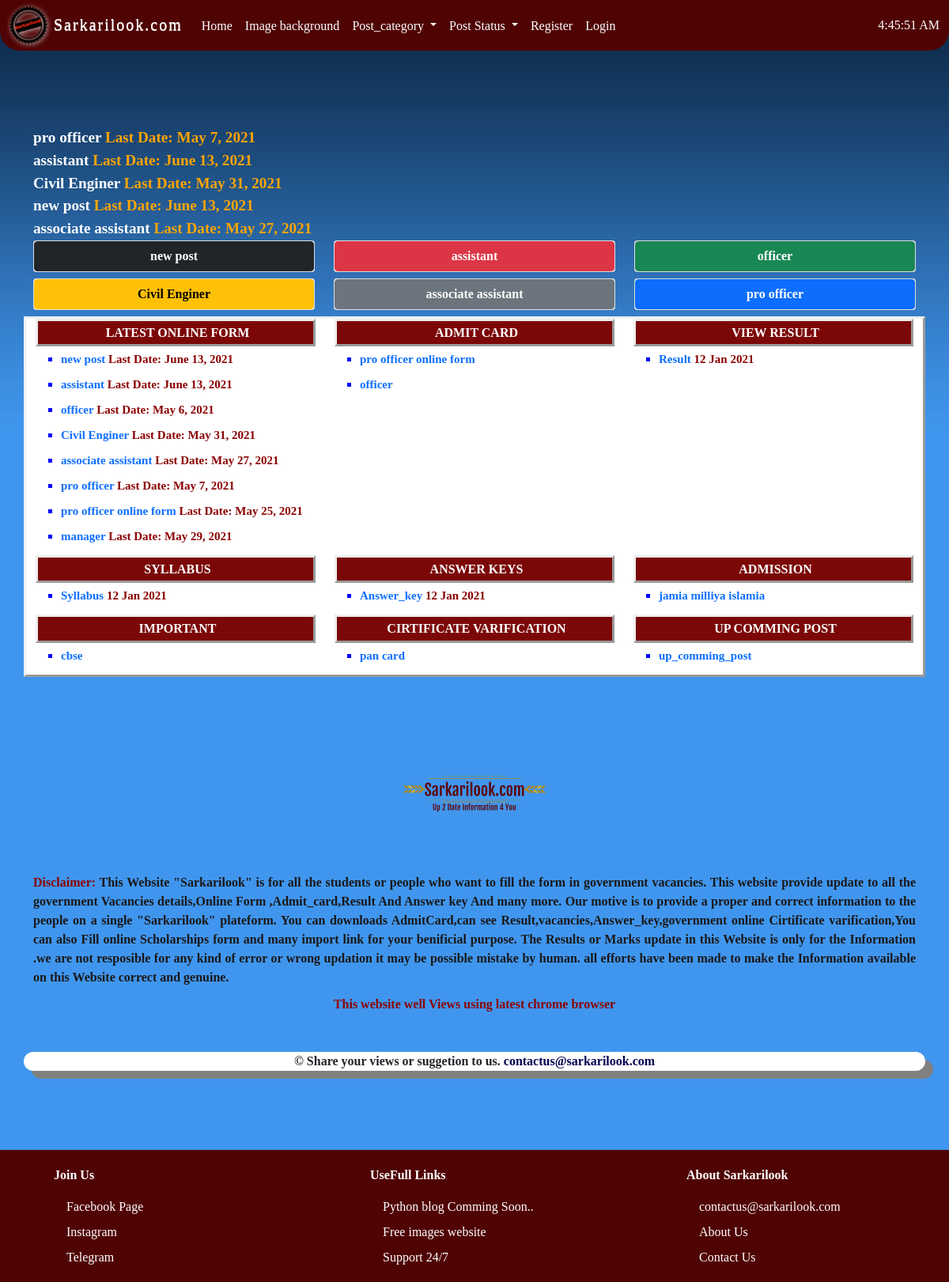
The page / on the database its author committed.
### post_app/models.py (models this page shows, shortened)
class Post_info(models.Model):
    category = models.ForeignKey(Post_category, on_delete=models.CASCADE)
    post_stage = models.ForeignKey(Post_stage, on_delete=models.CASCADE)
    post_provider_name = models.CharField(null=True,blank=True, max_length=100)
    post_title = models.CharField(max_length=200)
    total_post = models.IntegerField(default='0',blank=False,null=True)
    advt_number = models.TextField(null=True,blank=True)
    fee_desc = models.TextField(null=True,blank=True)
    post_dates = models.TextField(null=True,blank=True)
    post_last_date = models.DateField()
    age_desc = models.TextField(null=True,blank=True)
    post_detail_desc = models.TextField(null=True,blank=True)
    post_important_link = models.TextField(null=True,blank=True)

class Post_stage(models.Model):
    name = models.CharField(max_length=500,blank=False, null=True)
    def __str__(self):
        return self.name

class Admission(models.Model):
    institute_name = models.CharField(null=True, blank=True, max_length=100)
    admission_title = models.CharField(max_length=200)
    unique_advt_number_primary_key = models.TextField(unique=True)
    fee_desc = models.TextField(null=True, blank=True)
    important_dates = models.TextField(null=True, blank=True)
    admission_detail_desc = models.TextField(null=True, blank=True)
    post_important_link = models.TextField(null=True, blank=True)

class Important(models.Model):
    provider_name = models.CharField(max_length=200)
    name_of_scheme = models.CharField(null=True, blank=True, max_length=200)
    fee_detail = models.TextField(null=True, blank=True)
    primary_key_name = models.TextField(unique=True)
    requirement_desc = models.TextField(null=True, blank=True)
    scheme_detail_desc = models.TextField(null=True, blank=True)
    scheme_important_link = models.TextField(null=True, blank=True)

class Certificate(models.Model):
    document_provider = models.CharField(max_length=200)
    document_name = models.CharField(null=True, blank=True, max_length=100)
    document_fee = models.TextField(null=True, blank=True)
    unique_advt_number_primary_key = models.TextField(unique=True)
    requirements = models.TextField(null=True, blank=True)
    document_detail_desc = models.TextField(null=True, blank=True)
    document_important_link = models.TextField(null=True, blank=True)

### post_app/views.py (the view)
# urls.py: path('', views.index_view, name='index'),
def index_view(request):
    post_category = Post_category.objects.all()
    all_post = Post_info.objects.order_by('-id')
    list_post = list(all_post)
    random_post = random.sample(list_post, 5)
    first = list_post[0]
    second = list_post[1]
    third = list_post[2]
    fourth = list_post[3]
    fifth = list_post[4]
    sixth = list_post[5]
    all_stage = Post_stage.objects.all().order_by('id')[:4]  # no nay state excluded
    get_admit_card = Post_stage.objects.get(name='Admit_card')
    admit_card_filtered = Post_info.objects.filter(post_stage=get_admit_card)
    get_result = Post_stage.objects.get(name='Result')
    result_filtered = Post_info.objects.filter(post_stage=get_result)
    get_syllabus = Post_stage.objects.get(name='Syllabus')
    syllabus_filtered = Post_info.objects.filter(post_stage=get_syllabus)
    get_up_comming_post = Post_stage.objects.get(name='up_comming_post')
    up_comming_filtered = Post_info.objects.filter(post_stage=get_up_comming_post)
    get_answer_key_post = Post_stage.objects.get(name='Answer_key')
    answer_key_filtered = Post_info.objects.filter(post_stage=get_answer_key_post)
    institute = Admission.objects.all()
    documents = Certificate.objects.all()
    important = Important.objects.all()
    data = {
        'category': post_category,
        'posts': all_post,
        'stages': all_stage,
        'admit_cards': admit_card_filtered,
        'results': result_filtered,
        'syllabus': syllabus_filtered,
        'up_comming': up_comming_filtered,
        'answer_key': answer_key_filtered,
        'institute': institute,
        'certificates': documents,
        'importants': important,
        'random_posts': random_post,
        'first':first,
        'second': second,
        'third': third,
        'fourth': fourth,
        'fifth': fifth,
        'sixth': sixth,
    }
    return render(request, 'index.html', data)

### templates/index.html
{% extends 'navbar.html' %}
  {% load static %}
{% block data_container  %}
<div class="container all_page_top_margin marquee">
 {% for random_post in random_posts  %}
    <marquee behavior="alternate" scrollamount="5" onmouseover="this.stop();"onmouseout="this.start();"><a href="{% url 'post_info' random_post.id %}"target="_blank" ><strong>{{random_post.post_title |default:"Post not Available"}}<span style="color:orange"> Last Date: {{random_post.post_last_date}}</span> </strong></a></marquee>
{% endfor %}
</div>
<div class="container  d-md-block d-lg-block">
                  <div class="row">
                                <div class=" col-6 col-sm-4 col-md-4 col-lg-4">
                                  <div class="card mb-2 ">
                                      <a href="{% url 'post_info' first.id %}" class="btn btn-dark "><strong>{{ first.post_title|default:"Post not Available"}}</strong></a>
                                  </div>
                                </div>
                                  <div class="col-6 col-sm-4 col-md-4 col-lg-4">
                                    <div class="card mb-2">
                                        <a href="{% url 'post_info' second.id %}" class="btn btn-danger"><strong>{{ second.post_title |default:"Post not Available"}}</strong></a>
                                    </div>
                                  </div>
                                  <div class="col-6 col-sm-4 col-md-4 col-lg-4 ">
                                    <div class="card mb-2">
                                        <a href="{% url 'post_info' third.id %}" class="btn btn-success"><strong>{{ third.post_title |default:"Post not Available"}}</strong></a>
                                    </div>
                                  </div>
                        <div class="col-6 col-sm-4 col-md-4 col-lg-4">
                          <div class="card mb-2">
                              <a href="{% url 'post_info' fourth.id %}" class="btn btn-warning"><strong> {{ fourth.post_title |default:"Post not Available"}}</strong></a>
                          </div>
                        </div>
                        <div class="col-6 col-sm-4 col-md-4 col-lg-4">
                          <div class="card mb-2">
                              <a href="{% url 'post_info' fifth.id %}" class="btn btn-secondary"><strong>{{ fifth.post_title |default:"Post not Available"}} </strong></a>
                          </div>
                        </div>
                <div class="col-6 col-sm-4 col-md-4 col-lg-4">
                  <div class="card mb-2">
                      <a href="{% url 'post_info' sixth.id %}" class="btn btn-primary"><strong> {{ sixth.post_title |default:"Post not Available"}}</strong></a>
                  </div>
                </div>
          </div>
</div>
<div class="container post_container">
        <div class="row">
                            <div class="col-6 col-sm-6 col-md-4 col-lg-4">
                                        <h4 class="heading">Latest Online Form</h4>
                                  {% for post in posts%}
                                        <ul>
                                            <li> <a href="{% url 'post_info' post.id %}"><strong>{{post.post_title |default:"Post not Available"}} <span style="color:darkred"> Last Date: {{post.post_last_date}}</strong></span></a></li>
                                        </ul>
                                  {% endfor %}
                            </div>
                            <div class="col-6 col-sm-6 col-md-4 col-lg-4">
                                    <h4 class="heading"> Admit Card</h4>
                                    {% for admit_card in admit_cards %}
                                        <ul>
                                            <li> <a href="{% url 'post_info' admit_card.id %}"><strong>{{admit_card.post_title |default:"admit_card not Available"}} <span style="color:darkred"> </strong></span></a></li>
                                            </ul>
                                    {% endfor %}
                            </div>
                            <div class="col-6 col-sm-6 col-md-4 col-lg-4">
                                        <h4 class="heading">View Result</h4>
                                        {% for result in results %}
                                        <ul>
                                            <li> <a href="{% url 'post_info' result.id %}"><strong>{{result.post_stage |default:"Result not Available"}} <span style="color:darkred">12 Jan 2021</strong></span></a></li>
                                        </ul>
                                      {% endfor %}
                            </div>
                        <div class="col-6 col-sm-6 col-md-4 col-lg-4">
                                    <h4 class="heading">Syllabus</h4>
                                    {% for syllabus in syllabus %}
                                      <ul>
                                          <li> <a href="{% url 'post_info' syllabus.id %}"><strong>{{syllabus.post_stage |default:"Syllabue not Available"}} <span style="color:darkred">12 Jan 2021</strong></span></a></li>
                                      </ul>
                                    {% endfor %}
                          </div>
                        <div class="col-6 col-sm-6 col-md-4 col-lg-4">
                                  <h4 class="heading">Answer Keys</h4>
                                  {% for answer_key in answer_key %}
                                  <ul>
                                      <li> <a href="{% url 'post_info' answer_key.id %}"><strong>{{answer_key.post_stage |default:"Answer not Available"}} <span style="color:darkred">12 Jan 2021</strong></span></a></li>
                                      </ul>
                              {% endfor %}
                        </div>
                        <div class="col-6 col-sm-6 col-md-4 col-lg-4">
                                    <h4 class="heading">Admission</h4>
                                  {% for institute in institute %}
                                    <ul>
                                        <li> <a href="{% url 'admission' institute.unique_advt_number_primary_key %}"><strong>{{institute.institute_name |default:"Admission Post Available"}} </strong></a></li>
                                        </ul>
                                {% endfor %}
                        </div>
                          <div class="col-6 col-sm-6 col-md-4 col-lg-4">
                                          <h4 class="heading">Important</h4>
                                          {% for important in importants %}
                                          <ul>
                                              <li> <a href="{% url 'important' important.primary_key_name %}"><strong>{{important.provider_name |default:"Important Post not Available"}} </strong></a></li>
                                              </ul>
                                      {% endfor %}
                            </div>
                            <div class="col-6 col-sm-6 col-md-4 col-lg-4">
                                      <h4 class="heading">Cirtificate Varification</h4>
                                      {% for certificate in certificates %}
                                          <ul>
                                              <li> <a href="{% url 'documents' certificate.unique_advt_number_primary_key %} "><strong>{{certificate.document_name | default:"Cirtiifcate Post not Available"}} </strong></a></li>
                                              </ul>
                                      {% endfor %}
                            </div>
                        <div class="col-4 col-sm-4 col-md-4 col-lg-4">
                                    <h4 class="heading">UP Comming Post</h4>
                                  {% for up_comming in up_comming %}
                                        <ul>
                                            <li> <a href="{% url 'post_info' up_comming.id %}"><strong>{{up_comming.post_stage |default:"up_comming not Available"}} </strong></a></li>
                                            </ul>
                                    {% endfor %}
                        </div>
    </div>
</div>
{% endblock %}

### rows shown on the page
Post_info: post_title "pro officer", post_last_date "May 7, 2021", post_stage "Result"
Post_info: post_title "assistant", post_last_date "June 13, 2021", post_stage "up_comming_post"
Post_info: post_title "Civil Enginer", post_last_date "May 31, 2021", post_stage "Syllabus"
Post_info: post_title "new post", post_last_date "June 13, 2021"
Post_info: post_title "associate assistant", post_last_date "May 27, 2021", post_stage "Answer_key"
Post_info: post_title "officer", post_last_date "May 6, 2021"
Post_info: post_title "pro officer online form", post_last_date "May 25, 2021"
Post_info: post_title "manager", post_last_date "May 29, 2021"
Admission: institute_name "jamia milliya islamia"
Important: provider_name "cbse"
Certificate: document_name "pan card"
